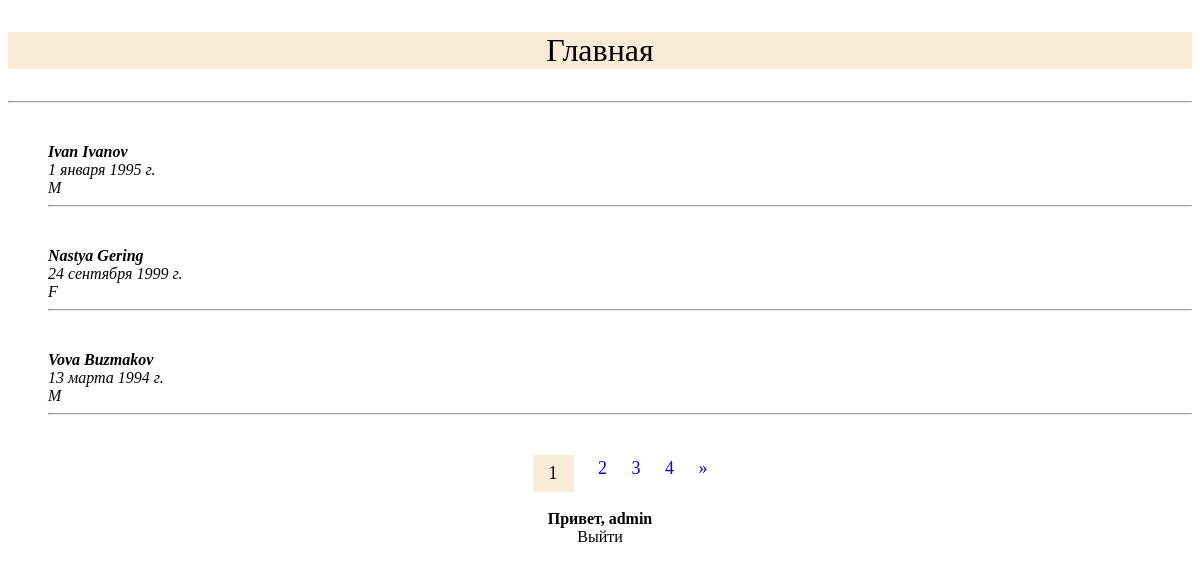
The app's page / (signed in) with its own data.
### userlist/models.py (models this page shows, shortened)
class UserList(models.Model):
    first_name = models.CharField(max_length=20, verbose_name='Имя')
    last_name = models.CharField(max_length=40, verbose_name='Фамилия')
    dob = models.DateField(blank=True, verbose_name='Дата рождения')
    sex_id = models.ForeignKey('MaleFemale',on_delete=models.CASCADE, default=1, verbose_name='Пол')
    user = models.ForeignKey(User, verbose_name='Пользователь', on_delete=models.CASCADE)

class MaleFemale(models.Model):
    sex = models.CharField(max_length=1, unique=True, verbose_name='Пол')
    def __str__(self):
        return self.sex

### userlist/views.py (the view)
# urls.py: path('', IndexPage.as_view(), name='home'),
class IndexPage(ListView):
    template_name = 'userlist/index.html'
    model = UserList
    context_object_name = 'users'
    paginate_by = 3
    def get_context_data(self, **kwargs: Any):
        context = super().get_context_data(**kwargs)
        context['title'] = 'Главная'
        return context

### userlist/templates/userlist/index.html (shortened to what this page needs)
{% extends 'userlist/base.html' %}
{% block content %}
<ul class="list_1">
    {% for item in users %}
    <li><strong>{{ item.first_name }} {{ item.last_name }}</strong></li>
    <li>{{ item.dob }}</li>
    <li>{{ item.sex_id }}</li>
    <hr>
    {% endfor %}
</ul>
<div class="pagination">
    <ul>
    {% for p in paginator.page_range %}
        {% if page_obj.number == p %}
            <li class="active">{{ p }}</li>
        {% else %}
            <li><a href="?page={{ p }}">{{ p }}</a></li>
        {% endif %}
    {% endfor %}
        {% if page_obj.has_next %}
            <li><a href="?page={{ page_obj.next_page_number }}">»</a></li>
        {% endif %}
    </ul>
</div>
{% if request.user.is_authenticated %}
<p class="btn"><strong>Привет, {{user.username}}</strong><a class="btn" href="{% url 'logout' %}">Выйти</a></p>
{% else %}
<a class="btn" href="{% url 'registration' %}">Регистрация</a>
<a class="btn" href="{% url 'login' %}">Войти</a>
{% endif %}
{% endblock content %}

### userlist/static/userlist/css/style.css (style rules this page uses)
.list_1 { text-decoration: none; font-style: italic; list-style: none; }
.btn { text-decoration: none; border-radius: 2px; color: black; margin-bottom: 10px; display: block; margin: auto; text-align: center; }
hr { margin-bottom: 40px; }
.pagination ul { display: block; font-size: 18px; list-style: none; text-align: center; }
.pagination ul li { display: inline-block; margin: 0 10px 0 ; }
.pagination ul li a { float: left; text-decoration: none; }
.pagination ul li.active { padding: 8px 16px; background-color: antiquewhite; color: black; }

### records on screen
UserList: first_name "Ivan", last_name "Ivanov", dob "1 января 1995 г.", sex_id "M"
UserList: first_name "Nastya", last_name "Gering", dob "24 сентября 1999 г.", sex_id "F"
UserList: first_name "Vova", last_name "Buzmakov", dob "13 марта 1994 г.", sex_id "M"

### other values on screen
{{ title }} "Главная"
{{ p }} "1"
{{ p }} "2" "3" "4"
{{ user.username }} "admin"
